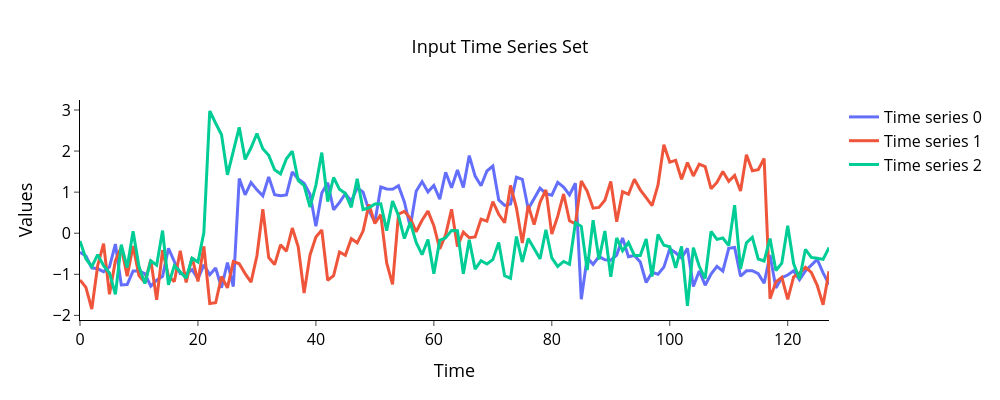

The cell this chart's notebook holds for it:
### Markdown cell above
Выполните визуализацию по одному временному ряду из каждого класса. Для этого используйте функцию `plot_ts()` из модуля *plots.py*.

### Code cell
samples = data.groupby(0).first()
plot_ts(samples.values)
